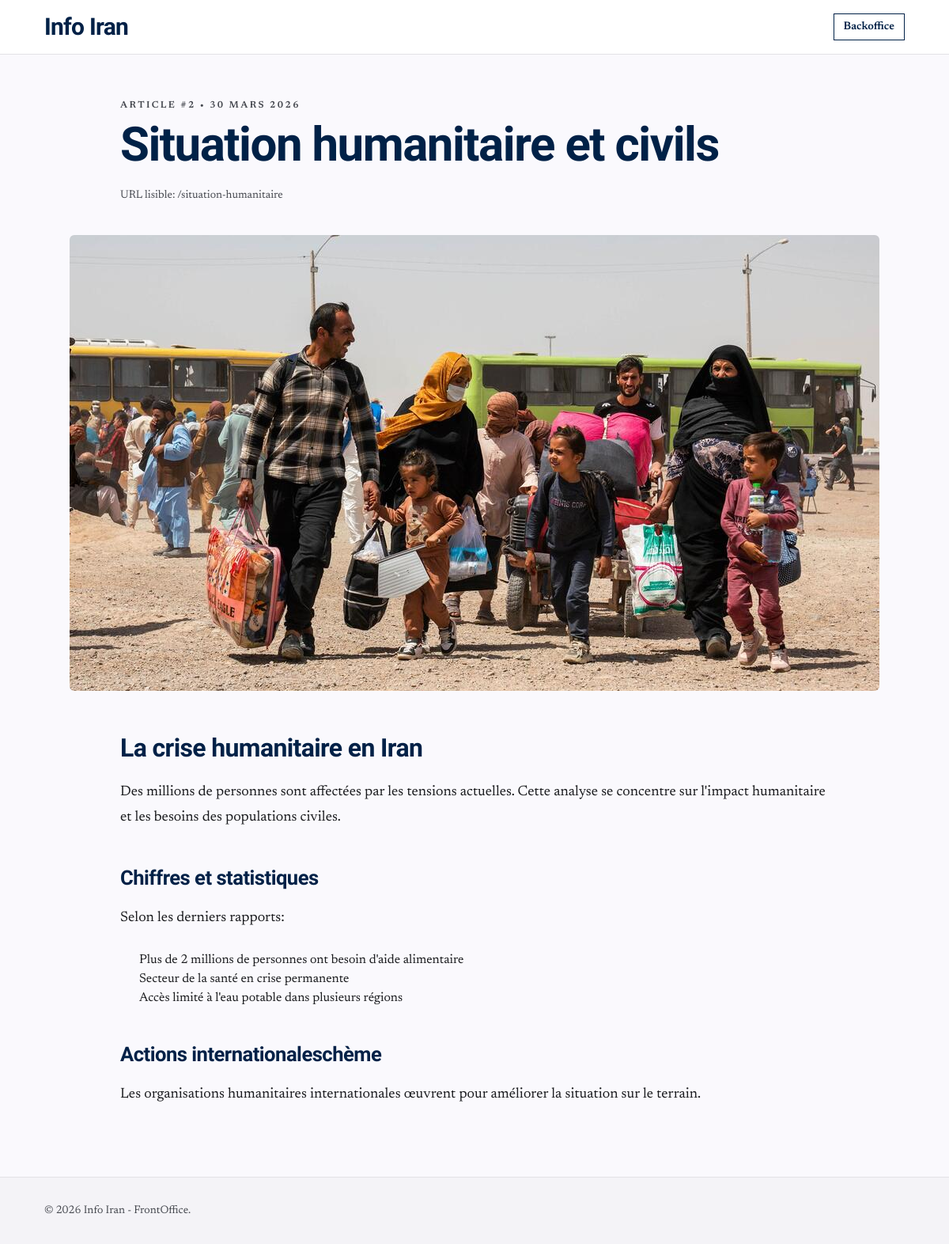
The page /articles/situation-humanitaire on the database its author committed.
### tables this page shows
CREATE TABLE articles (
    id INT AUTO_INCREMENT PRIMARY KEY,
    titre VARCHAR(255) NOT NULL,
    slug VARCHAR(255) NOT NULL UNIQUE,
    contenu TEXT NOT NULL,
    image_url VARCHAR(255),
    image_alt VARCHAR(150),
    meta_description VARCHAR(160),
    date_creation TIMESTAMP DEFAULT CURRENT_TIMESTAMP,
    date_modification TIMESTAMP DEFAULT CURRENT_TIMESTAMP ON UPDATE CURRENT_TIMESTAMP,
    INDEX (slug),
    INDEX (date_creation)
);

### includes/functions.php (called while the page is built, shortened)
<?php
function escape(string $value): string
{
    return htmlspecialchars($value, ENT_QUOTES, 'UTF-8');
}
function formatArticleDate(string $date): string
{
    try {
        $dateTime = new DateTime($date);
        if (class_exists('IntlDateFormatter')) {
            $formatter = new IntlDateFormatter('fr_FR', IntlDateFormatter::LONG, IntlDateFormatter::NONE);
            $formatted = $formatter->format($dateTime);
            if ($formatted !== false) {
                return $formatted;
            }
        }
        return $dateTime->format('d/m/Y');
    } catch (Exception $e) {
        return $date;
    }
}
function buildArticleBody(string $content): string
{
    $content = trim($content);
    $containsHtml = $content !== strip_tags($content);
    if ($containsHtml) {
        $allowedTags = '<p><h1><h2><h3><h4><h5><h6><blockquote><ul><ol><li><strong><em><b><i><a><img><br>';
        return strip_tags($content, $allowedTags);
    }
    $html = [];
    return !empty($html) ? implode("\n", $html) : '<p>' . nl2br(escape($content)) . '</p>';
}
function getBySlug(PDO $pdo, string $slug): ?array
{
    $stmt = $pdo->prepare('SELECT id, titre, slug, contenu, image_url, image_alt, meta_description, date_creation FROM articles WHERE slug = ? LIMIT 1');
    $stmt->execute([$slug]);
    $result = $stmt->fetch();
    return $result ?: null;
}

### frontoffice/detail-article.php (the view, shortened to what this page needs)
<?php
require_once __DIR__ . '/../includes/db.php';
require_once __DIR__ . '/../includes/functions.php';
$articleSlug = filter_input(INPUT_GET, 'slug', FILTER_SANITIZE_STRING);
$article = getBySlug($pdo, $articleSlug);
$title = $article['titre'];
$heroImage = trim((string) $article['image_url']) !== ''
    ? $article['image_url']
    : 'https://images.unsplash.com/photo-1528825871115-3581a5387919?auto=format&fit=crop&w=1600&q=80';
$heroAlt = trim((string) $article['image_alt']) !== ''
    ? $article['image_alt']
    : 'Illustration de l\'article';
$articleHtml = buildArticleBody((string) $article['contenu']);
$publishedAt = formatArticleDate((string) $article['date_creation']);
?>
<!DOCTYPE html>
<html class="light" lang="fr">
<head>
    <script src="https://cdn.tailwindcss.com?plugins=forms,container-queries"></script>
</head>
<body class="bg-surface text-onSurface font-body selection:bg-blue-100">
<header class="border-b border-line bg-white/90 backdrop-blur-md sticky top-0 z-50">
    <div class="max-w-6xl mx-auto px-4 md:px-8 py-4 flex items-center justify-between">
        <a class="text-2xl md:text-3xl font-black tracking-tight text-primary font-headline" href="/">Info Iran</a>
        <a class="text-sm font-semibold text-primary border border-primary px-3 py-1.5 hover:bg-primary hover:text-white transition-colors" href="/site-information/backoffice/login.php">Backoffice</a>
    </div>
</header>
<main class="max-w-6xl mx-auto px-4 md:px-8 pt-10 md:pt-14 pb-16">
    <header class="max-w-4xl mx-auto mb-10 text-center md:text-left">
        <div class="text-xs uppercase tracking-[0.2em] text-muted font-semibold mb-3">
            Article #<?= (int) $article['id'] ?> • <?= escape($publishedAt) ?>
        </div>
        <h1 class="font-headline font-black text-4xl md:text-6xl leading-tight tracking-tight text-primary mb-6">
            <?= escape($title) ?>
        </h1>
        <p class="text-sm text-muted">
            URL lisible: /<?= escape($article['slug']) ?>
        </p>
    </header>
    <section class="max-w-5xl mx-auto mb-12">
        <div class="aspect-[16/9] overflow-hidden rounded-md bg-gray-100">
            <img class="w-full h-full object-cover"
                 src="<?= escape($heroImage) ?>"
                 alt="<?= escape($heroAlt) ?>"
                 width="1600"
                 height="900"
                 loading="eager"
                 decoding="async"/>
        </div>
    </section>
    <article class="max-w-4xl mx-auto article-content text-onSurface">
        <?= $articleHtml ?>
    </article>
</main>
<footer class="border-t border-line bg-[#f4f3f7]">
    <div class="max-w-6xl mx-auto px-4 md:px-8 py-8 text-sm text-muted">
        © <?= date('Y') ?> Info Iran - FrontOffice.
    </div>
</footer>
</body>
</html>

### frontoffice/detail-article.php (style rules this page uses)
body { min-height: 100dvh; }
.article-content p { margin-bottom: 1.5rem; line-height: 1.8; font-size: 1.125rem; }
.article-content h1, .article-content h2, .article-content h3 { font-family: 'Work Sans', sans-serif; font-weight: 800; letter-spacing: -0.02em; color: #002147; margin-top: 2.5rem; margin-bottom: 1rem; }
.article-content h1 { font-size: 2rem; }
.article-content h2 { font-size: 1.6rem; }
.article-content ul, .article-content ol { margin: 1rem 0 1.5rem 1.5rem; }

### rows shown on the page
articles: id "2", date_creation "30 MARS 2026", titre "Situation humanitaire et civils", slug "situation-humanitaire", image_url (picture), contenu "La crise humanitaire en Iran Des millions de personnes sont affectées par les tensions actuelles. Cette analyse se concentre sur l'impact humanitaire et les besoins des populations civiles. Chiffres et statistiques Selon les derniers rapports: Plus de 2 millions de personnes ont besoin d'aide alimentaire Secteur de la santé en crise permanente Accès limité à l'eau potable dans plusieurs régions Actions internationaleschème Les organisations humanitaires internationales œuvrent pour améliorer la situation sur le terrain."
